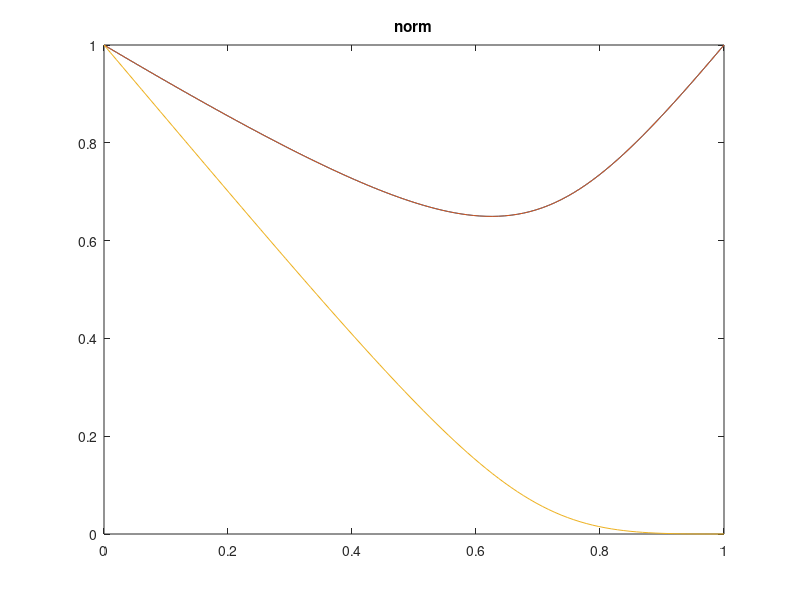
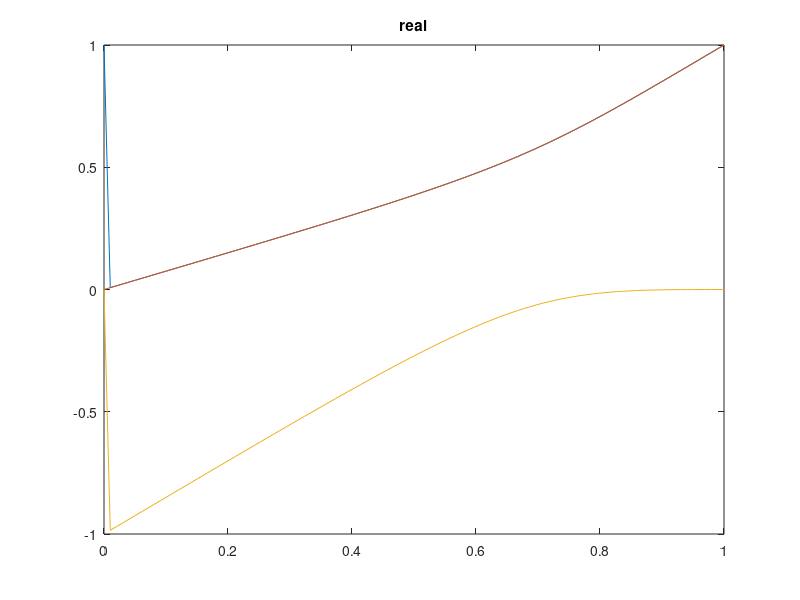
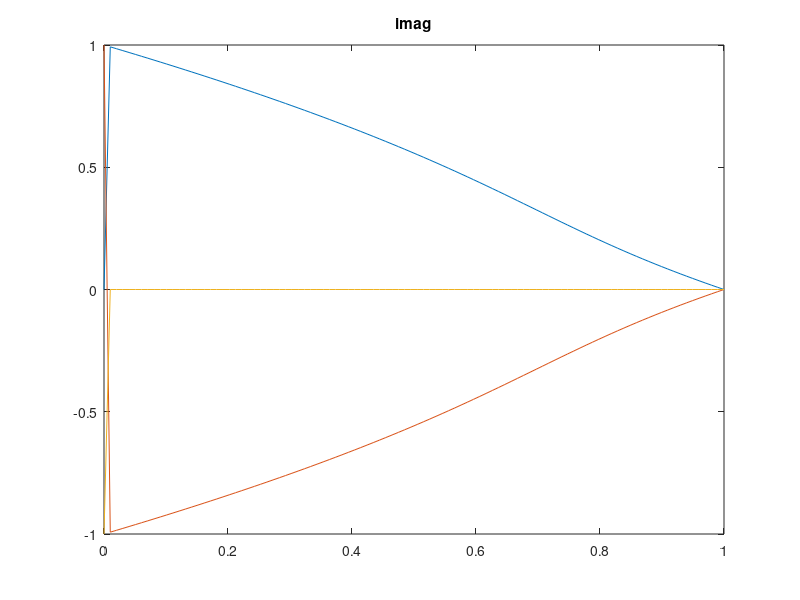

The MATLAB source for these figures, in order:
clear all
close all

k=0;
for a = linspace(0, 1, 100)
    F = [ a, 0, 0, 1;
        1-a, a, 0, 0;
        0, 1-a, a, 0;
        0, 0, 1-a, 0 ];
    [V, D, W] = eig(F);
    [eigens, indexes] = sort(diag(D));
    A_on_left_principal_eigenvector = V(:, indexes(4));
    A_on_left_principal_eigenvector = A_on_left_principal_eigenvector/sum(A_on_left_principal_eigenvector);
    k = k+1;
    eigenvalue_norm(1, k) = norm(eigens(end-1));
    eigenvalue_real(1, k) = real(eigens(end-1));
    eigenvalue_imag(1, k) = imag(eigens(end-1));
    eigenvalue_norm(2, k) = norm(eigens(end-2));
    eigenvalue_real(2, k) = real(eigens(end-2));
    eigenvalue_imag(2, k) = imag(eigens(end-2));
    eigenvalue_norm(3, k) = norm(eigens(end-3));
    eigenvalue_real(3, k) = real(eigens(end-3));
    eigenvalue_imag(3, k) = imag(eigens(end-3));
end

plot(linspace(0,1, 100), eigenvalue_norm(1, :));
hold on 
plot(linspace(0,1, 100), eigenvalue_norm(2, :));
plot(linspace(0,1, 100), eigenvalue_norm(3, :));
title("norm");
figure
plot(linspace(0,1, 100), eigenvalue_real(1, :));
hold on 
plot(linspace(0,1, 100), eigenvalue_real(2, :));
plot(linspace(0,1, 100), eigenvalue_real(3, :));
title("real");
figure
plot(linspace(0,1, 100), eigenvalue_imag(1, :));
hold on 
plot(linspace(0,1, 100), eigenvalue_imag(2, :));
plot(linspace(0,1, 100), eigenvalue_imag(3, :));
title("imag");

% figure
% scatter(second_eigenvalue_real, second_eigenvalue_imaginary)